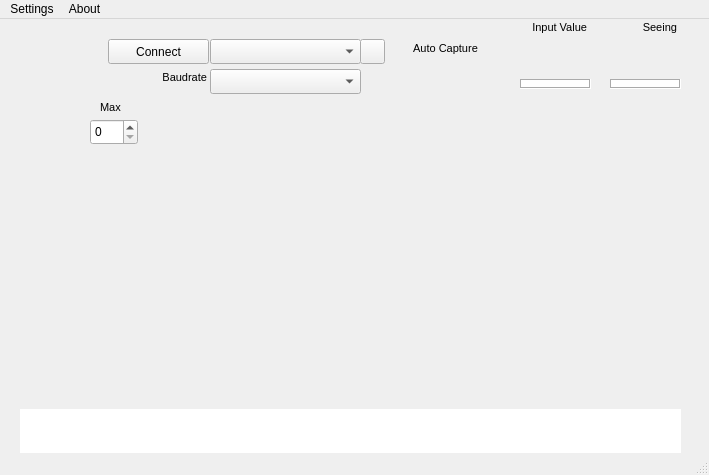
<?xml version="1.0" encoding="UTF-8"?>
<ui version="4.0">
 <class>MainWindow</class>
 <widget class="QMainWindow" name="MainWindow">
  <property name="geometry">
   <rect>
    <x>0</x>
    <y>0</y>
    <width>709</width>
    <height>475</height>
   </rect>
  </property>
  <property name="sizePolicy">
   <sizepolicy hsizetype="Preferred" vsizetype="Preferred">
    <horstretch>0</horstretch>
    <verstretch>0</verstretch>
   </sizepolicy>
  </property>
  <property name="minimumSize">
   <size>
    <width>698</width>
    <height>433</height>
   </size>
  </property>
  <property name="windowTitle">
   <string>MainWindow</string>
  </property>
  <property name="windowIcon">
   <iconset resource="ssMon.qrc">
    <normaloff>:/new/prefix1/resources/Sun-icon.png</normaloff>:/new/prefix1/resources/Sun-icon.png</iconset>
  </property>
  <widget class="QWidget" name="centralWidget">
   <widget class="QPushButton" name="pushButton">
    <property name="geometry">
     <rect>
      <x>108</x>
      <y>20</y>
      <width>101</width>
      <height>25</height>
     </rect>
    </property>
    <property name="autoFillBackground">
     <bool>true</bool>
    </property>
    <property name="text">
     <string>Connect</string>
    </property>
   </widget>
   <widget class="QLabel" name="inputValue">
    <property name="geometry">
     <rect>
      <x>510</x>
      <y>20</y>
      <width>81</width>
      <height>31</height>
     </rect>
    </property>
    <property name="font">
     <font>
      <pointsize>16</pointsize>
     </font>
    </property>
    <property name="frameShape">
     <enum>QFrame::NoFrame</enum>
    </property>
    <property name="frameShadow">
     <enum>QFrame::Sunken</enum>
    </property>
    <property name="text">
     <string/>
    </property>
    <property name="alignment">
     <set>Qt::AlignRight|Qt::AlignTrailing|Qt::AlignVCenter</set>
    </property>
   </widget>
   <widget class="QLabel" name="seeingValue">
    <property name="geometry">
     <rect>
      <x>590</x>
      <y>20</y>
      <width>91</width>
      <height>31</height>
     </rect>
    </property>
    <property name="font">
     <font>
      <pointsize>16</pointsize>
     </font>
    </property>
    <property name="frameShape">
     <enum>QFrame::NoFrame</enum>
    </property>
    <property name="frameShadow">
     <enum>QFrame::Sunken</enum>
    </property>
    <property name="text">
     <string/>
    </property>
    <property name="alignment">
     <set>Qt::AlignRight|Qt::AlignTrailing|Qt::AlignVCenter</set>
    </property>
   </widget>
   <widget class="QCustomPlot" name="qCustomPlot" native="true">
    <property name="geometry">
     <rect>
      <x>20</x>
      <y>80</y>
      <width>661</width>
      <height>291</height>
     </rect>
    </property>
    <widget class="QSpinBox" name="seeIngRange">
     <property name="geometry">
      <rect>
       <x>70</x>
       <y>20</y>
       <width>48</width>
       <height>26</height>
      </rect>
     </property>
    </widget>
    <widget class="QLabel" name="labelGraphic">
     <property name="geometry">
      <rect>
       <x>80</x>
       <y>0</y>
       <width>21</width>
       <height>17</height>
      </rect>
     </property>
     <property name="font">
      <font>
       <pointsize>8</pointsize>
      </font>
     </property>
     <property name="text">
      <string>Max</string>
     </property>
     <property name="alignment">
      <set>Qt::AlignLeading|Qt::AlignLeft|Qt::AlignVCenter</set>
     </property>
    </widget>
   </widget>
   <widget class="QComboBox" name="deviceSelector">
    <property name="geometry">
     <rect>
      <x>210</x>
      <y>20</y>
      <width>151</width>
      <height>25</height>
     </rect>
    </property>
   </widget>
   <widget class="QComboBox" name="baudRate">
    <property name="geometry">
     <rect>
      <x>210</x>
      <y>50</y>
      <width>151</width>
      <height>25</height>
     </rect>
    </property>
   </widget>
   <widget class="QLabel" name="labelInput">
    <property name="geometry">
     <rect>
      <x>520</x>
      <y>0</y>
      <width>67</width>
      <height>17</height>
     </rect>
    </property>
    <property name="font">
     <font>
      <pointsize>8</pointsize>
     </font>
    </property>
    <property name="text">
     <string> Input Value</string>
    </property>
    <property name="alignment">
     <set>Qt::AlignRight|Qt::AlignTrailing|Qt::AlignVCenter</set>
    </property>
   </widget>
   <widget class="QLabel" name="labelSeeing">
    <property name="geometry">
     <rect>
      <x>610</x>
      <y>0</y>
      <width>67</width>
      <height>17</height>
     </rect>
    </property>
    <property name="font">
     <font>
      <pointsize>8</pointsize>
     </font>
    </property>
    <property name="text">
     <string>Seeing</string>
    </property>
    <property name="alignment">
     <set>Qt::AlignRight|Qt::AlignTrailing|Qt::AlignVCenter</set>
    </property>
   </widget>
   <widget class="QPushButton" name="refreshPorts">
    <property name="geometry">
     <rect>
      <x>360</x>
      <y>20</y>
      <width>25</width>
      <height>25</height>
     </rect>
    </property>
    <property name="autoFillBackground">
     <bool>true</bool>
    </property>
    <property name="text">
     <string/>
    </property>
    <property name="icon">
     <iconset resource="ssMon.qrc">
      <normaloff>:/new/prefix1/resources/reload.png</normaloff>:/new/prefix1/resources/reload.png</iconset>
    </property>
   </widget>
   <widget class="QLabel" name="solarImage">
    <property name="geometry">
     <rect>
      <x>30</x>
      <y>10</y>
      <width>61</width>
      <height>61</height>
     </rect>
    </property>
    <property name="text">
     <string/>
    </property>
    <property name="pixmap">
     <pixmap resource="ssMon.qrc">:/new/prefix1/resources/Sun-icon.png</pixmap>
    </property>
    <property name="scaledContents">
     <bool>true</bool>
    </property>
    <property name="alignment">
     <set>Qt::AlignCenter</set>
    </property>
   </widget>
   <widget class="QLabel" name="labelBaud">
    <property name="geometry">
     <rect>
      <x>140</x>
      <y>50</y>
      <width>67</width>
      <height>17</height>
     </rect>
    </property>
    <property name="font">
     <font>
      <pointsize>8</pointsize>
     </font>
    </property>
    <property name="text">
     <string>Baudrate</string>
    </property>
    <property name="alignment">
     <set>Qt::AlignRight|Qt::AlignTrailing|Qt::AlignVCenter</set>
    </property>
   </widget>
   <widget class="QFrame" name="frameAutocap">
    <property name="geometry">
     <rect>
      <x>390</x>
      <y>19</y>
      <width>120</width>
      <height>51</height>
     </rect>
    </property>
    <property name="frameShape">
     <enum>QFrame::NoFrame</enum>
    </property>
    <property name="frameShadow">
     <enum>QFrame::Raised</enum>
    </property>
    <widget class="QLabel" name="labelautocap_info">
     <property name="geometry">
      <rect>
       <x>10</x>
       <y>20</y>
       <width>91</width>
       <height>21</height>
      </rect>
     </property>
     <property name="font">
      <font>
       <family>Ubuntu</family>
       <pointsize>7</pointsize>
      </font>
     </property>
     <property name="text">
      <string/>
     </property>
     <property name="alignment">
      <set>Qt::AlignCenter</set>
     </property>
    </widget>
    <widget class="QLabel" name="labelautocap">
     <property name="geometry">
      <rect>
       <x>10</x>
       <y>0</y>
       <width>91</width>
       <height>21</height>
      </rect>
     </property>
     <property name="font">
      <font>
       <pointsize>8</pointsize>
      </font>
     </property>
     <property name="text">
      <string>Auto Capture</string>
     </property>
     <property name="alignment">
      <set>Qt::AlignCenter</set>
     </property>
    </widget>
   </widget>
   <widget class="QTextBrowser" name="infoMessages">
    <property name="geometry">
     <rect>
      <x>20</x>
      <y>390</y>
      <width>661</width>
      <height>61</height>
     </rect>
    </property>
    <property name="font">
     <font>
      <family>DejaVu Sans</family>
      <pointsize>8</pointsize>
     </font>
    </property>
    <property name="frameShape">
     <enum>QFrame::NoFrame</enum>
    </property>
    <property name="frameShadow">
     <enum>QFrame::Plain</enum>
    </property>
    <property name="lineWrapColumnOrWidth">
     <number>-1</number>
    </property>
   </widget>
   <widget class="QLabel" name="meterInput">
    <property name="geometry">
     <rect>
      <x>520</x>
      <y>60</y>
      <width>71</width>
      <height>10</height>
     </rect>
    </property>
    <property name="styleSheet">
     <string notr="true">background-color: rgb(255, 255, 255);</string>
    </property>
    <property name="frameShape">
     <enum>QFrame::Box</enum>
    </property>
    <property name="frameShadow">
     <enum>QFrame::Sunken</enum>
    </property>
    <property name="text">
     <string/>
    </property>
   </widget>
   <widget class="QLabel" name="meterSeeing">
    <property name="geometry">
     <rect>
      <x>610</x>
      <y>60</y>
      <width>71</width>
      <height>10</height>
     </rect>
    </property>
    <property name="styleSheet">
     <string notr="true">background-color: rgb(255, 255, 255);</string>
    </property>
    <property name="frameShape">
     <enum>QFrame::Box</enum>
    </property>
    <property name="frameShadow">
     <enum>QFrame::Sunken</enum>
    </property>
    <property name="text">
     <string/>
    </property>
   </widget>
  </widget>
  <widget class="QMenuBar" name="menuBar">
   <property name="geometry">
    <rect>
     <x>0</x>
     <y>0</y>
     <width>709</width>
     <height>21</height>
    </rect>
   </property>
   <widget class="QMenu" name="menuAbout">
    <property name="title">
     <string>About</string>
    </property>
    <addaction name="actionAbout_ssMon"/>
    <addaction name="actionAbout_Qt"/>
   </widget>
   <widget class="QMenu" name="menuSettings">
    <property name="title">
     <string>Settings</string>
    </property>
    <addaction name="actionConfiguration"/>
    <addaction name="actionEnable_Logging"/>
   </widget>
   <addaction name="menuSettings"/>
   <addaction name="menuAbout"/>
  </widget>
  <widget class="QStatusBar" name="statusBar"/>
  <action name="actionConnect">
   <property name="checkable">
    <bool>true</bool>
   </property>
   <property name="enabled">
    <bool>false</bool>
   </property>
   <property name="text">
    <string>Connect</string>
   </property>
  </action>
  <action name="actionAbout_ssMon">
   <property name="text">
    <string>About SolarMonitor</string>
   </property>
  </action>
  <action name="actionAbout_Qt">
   <property name="text">
    <string>About Qt</string>
   </property>
  </action>
  <action name="actionConfiguration">
   <property name="text">
    <string>Configuration</string>
   </property>
  </action>
  <action name="actionEnable_Logging">
   <property name="checkable">
    <bool>true</bool>
   </property>
   <property name="text">
    <string>Enable Logging</string>
   </property>
  </action>
 </widget>
 <layoutdefault spacing="6" margin="11"/>
 <customwidgets>
  <customwidget>
   <class>QCustomPlot</class>
   <extends>QWidget</extends>
   <header>qcustomplot.h</header>
   <container>1</container>
  </customwidget>
 </customwidgets>
 <resources>
  <include location="ssMon.qrc"/>
 </resources>
 <connections/>
</ui>
